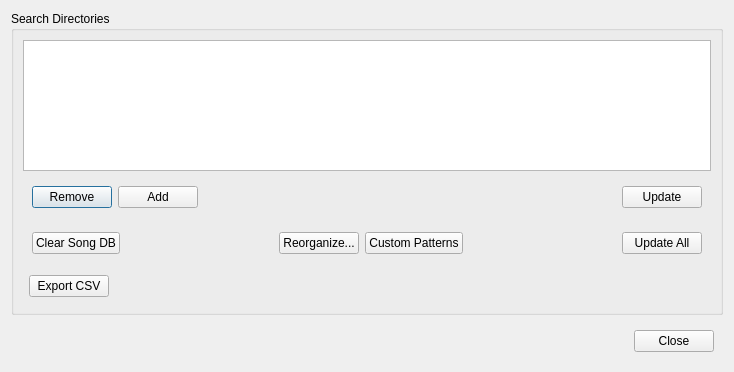
<?xml version="1.0" encoding="UTF-8"?>
<ui version="4.0">
 <class>DlgDatabase</class>
 <widget class="QDialog" name="DlgDatabase">
  <property name="geometry">
   <rect>
    <x>0</x>
    <y>0</y>
    <width>734</width>
    <height>372</height>
   </rect>
  </property>
  <property name="windowTitle">
   <string>Karaoke DB Management</string>
  </property>
  <layout class="QVBoxLayout" name="verticalLayout_2">
   <item>
    <layout class="QVBoxLayout" name="verticalLayout">
     <item>
      <widget class="QGroupBox" name="groupBox">
       <property name="title">
        <string>Search Directories</string>
       </property>
       <layout class="QVBoxLayout" name="verticalLayout_3">
        <item>
         <widget class="QTableView" name="tableViewFolders">
          <property name="editTriggers">
           <set>QAbstractItemView::NoEditTriggers</set>
          </property>
          <property name="alternatingRowColors">
           <bool>true</bool>
          </property>
          <property name="selectionMode">
           <enum>QAbstractItemView::SingleSelection</enum>
          </property>
          <property name="selectionBehavior">
           <enum>QAbstractItemView::SelectRows</enum>
          </property>
          <attribute name="horizontalHeaderStretchLastSection">
           <bool>false</bool>
          </attribute>
          <attribute name="verticalHeaderVisible">
           <bool>false</bool>
          </attribute>
         </widget>
        </item>
        <item>
         <widget class="QFrame" name="frame">
          <property name="frameShape">
           <enum>QFrame::NoFrame</enum>
          </property>
          <property name="frameShadow">
           <enum>QFrame::Plain</enum>
          </property>
          <layout class="QHBoxLayout" name="horizontalLayout">
           <item>
            <widget class="QPushButton" name="buttonDelete">
             <property name="text">
              <string>Remove</string>
             </property>
            </widget>
           </item>
           <item>
            <widget class="QPushButton" name="buttonNew">
             <property name="text">
              <string>Add</string>
             </property>
            </widget>
           </item>
           <item>
            <spacer name="horizontalSpacer">
             <property name="orientation">
              <enum>Qt::Horizontal</enum>
             </property>
             <property name="sizeHint" stdset="0">
              <size>
               <width>40</width>
               <height>20</height>
              </size>
             </property>
            </spacer>
           </item>
           <item>
            <widget class="QPushButton" name="buttonUpdate">
             <property name="text">
              <string>Update</string>
             </property>
            </widget>
           </item>
          </layout>
         </widget>
        </item>
        <item>
         <widget class="QFrame" name="frame_3">
          <property name="frameShape">
           <enum>QFrame::NoFrame</enum>
          </property>
          <property name="frameShadow">
           <enum>QFrame::Plain</enum>
          </property>
          <layout class="QHBoxLayout" name="horizontalLayout_3">
           <item>
            <widget class="QPushButton" name="btnClearDatabase">
             <property name="text">
              <string>Clear Song DB</string>
             </property>
            </widget>
           </item>
           <item>
            <spacer name="horizontalSpacer_4">
             <property name="orientation">
              <enum>Qt::Horizontal</enum>
             </property>
             <property name="sizeHint" stdset="0">
              <size>
               <width>40</width>
               <height>20</height>
              </size>
             </property>
            </spacer>
           </item>
           <item>
            <widget class="QPushButton" name="btnReorganize">
             <property name="toolTip">
              <string>Distribute loose files in the selected folder into subfolders</string>
             </property>
             <property name="text">
              <string>Reorganize...</string>
             </property>
            </widget>
           </item>
           <item>
            <widget class="QPushButton" name="btnCustomPatterns">
             <property name="text">
              <string>Custom Patterns</string>
             </property>
            </widget>
           </item>
           <item>
            <spacer name="horizontalSpacer_3">
             <property name="orientation">
              <enum>Qt::Horizontal</enum>
             </property>
             <property name="sizeHint" stdset="0">
              <size>
               <width>40</width>
               <height>20</height>
              </size>
             </property>
            </spacer>
           </item>
           <item>
            <widget class="QPushButton" name="buttonUpdateAll">
             <property name="text">
              <string>Update All</string>
             </property>
            </widget>
           </item>
          </layout>
         </widget>
        </item>
        <item>
         <layout class="QHBoxLayout" name="horizontalLayout_4">
          <property name="leftMargin">
           <number>6</number>
          </property>
          <property name="topMargin">
           <number>6</number>
          </property>
          <property name="rightMargin">
           <number>6</number>
          </property>
          <property name="bottomMargin">
           <number>6</number>
          </property>
          <item>
           <widget class="QPushButton" name="btnExport">
            <property name="text">
             <string>Export CSV</string>
            </property>
           </widget>
          </item>
          <item>
           <spacer name="horizontalSpacer_5">
            <property name="orientation">
             <enum>Qt::Horizontal</enum>
            </property>
            <property name="sizeHint" stdset="0">
             <size>
              <width>40</width>
              <height>20</height>
             </size>
            </property>
           </spacer>
          </item>
         </layout>
        </item>
       </layout>
      </widget>
     </item>
    </layout>
   </item>
   <item>
    <widget class="QFrame" name="frame_2">
     <property name="frameShape">
      <enum>QFrame::NoFrame</enum>
     </property>
     <property name="frameShadow">
      <enum>QFrame::Raised</enum>
     </property>
     <layout class="QHBoxLayout" name="horizontalLayout_2">
      <item>
       <spacer name="horizontalSpacer_2">
        <property name="orientation">
         <enum>Qt::Horizontal</enum>
        </property>
        <property name="sizeHint" stdset="0">
         <size>
          <width>40</width>
          <height>20</height>
         </size>
        </property>
       </spacer>
      </item>
      <item>
       <widget class="QPushButton" name="buttonClose">
        <property name="text">
         <string>Close</string>
        </property>
       </widget>
      </item>
     </layout>
    </widget>
   </item>
  </layout>
 </widget>
 <resources/>
 <connections/>
</ui>
